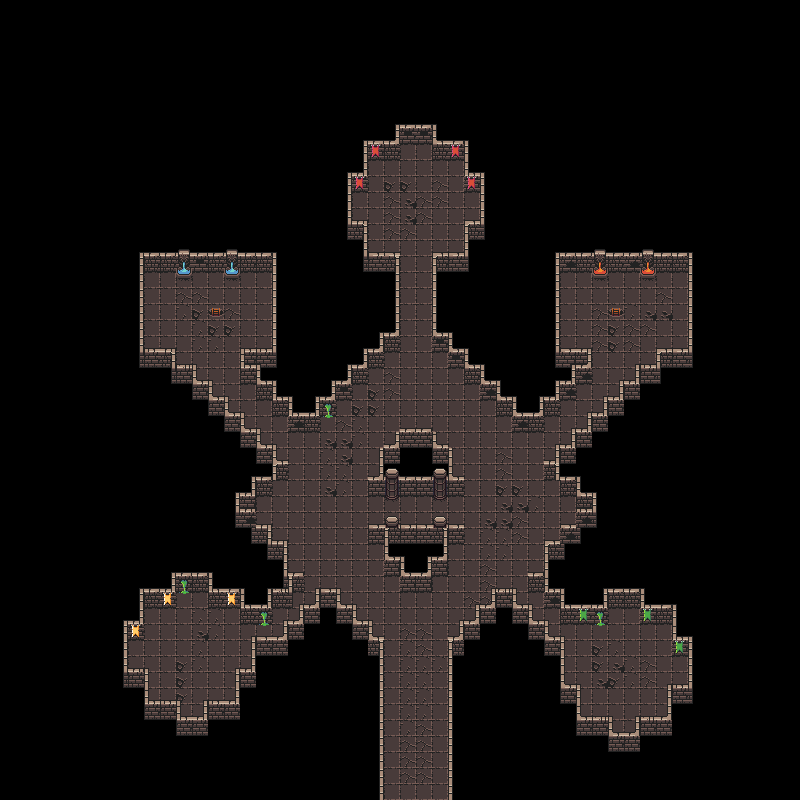

Below is a game level as drawn by its tile map, then a one-line description and the .tmx that defines it (tile-layer data replaced by summaries):
An orthogonal 50x50 tile map with 16x16 px tiles, 3 tile layers (floor, back-wall, front-wall) and 1 object (Ladder).

<map version="1.0" tiledversion="1.0.3" orientation="orthogonal" renderorder="right-down" width="50" height="50" tilewidth="16" tileheight="16" nextobjectid="3">
 <tileset firstgid="1" source="asserts/untitled.tsx" />
 <layer name="floor" width="50" height="50">
  <data>[2500 cells, 591 non-empty, 10 distinct tile ids]</data>
 </layer>
 <layer name="back-wall" width="50" height="50">
  <data>[2500 cells, 276 non-empty, 29 distinct tile ids]</data>
 </layer>
 <objectgroup name="entities">
  <object id="2" name="corridor" type="Ladder" x="383.5" y="784" width="64" height="16">
   <properties>
    <property name="dest" value="central" />
    <property name="direction" value="up" />
    <property name="level" value="corridor" />
   </properties>
  </object>
 </objectgroup>
 <layer name="front-wall" width="50" height="50">
  <data>[2500 cells, 214 non-empty, 24 distinct tile ids]</data>
 </layer>
</map>
